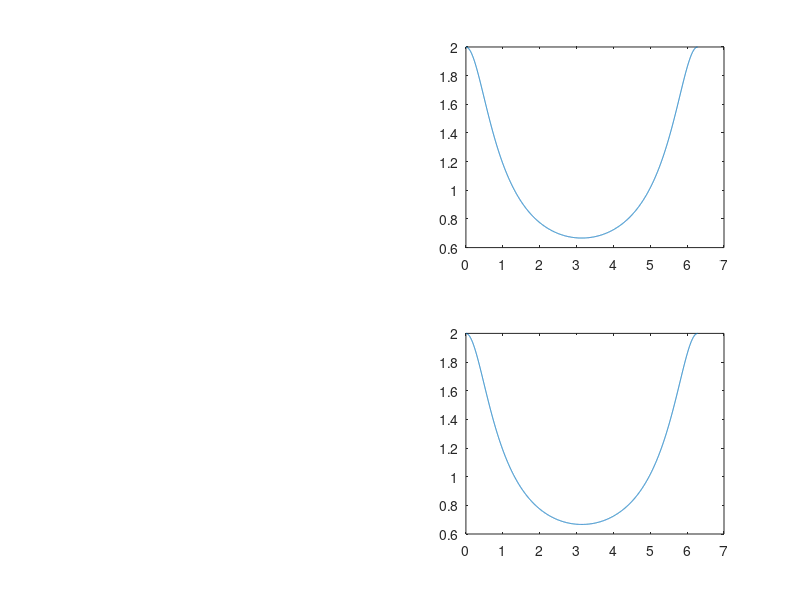

Here is the MATLAB script that generated this plot:
%% Z transform 3D plot
fft_size = 2^12;
N = 20; 
t = 0: 1: 20;
% x = ones(1, N);
x = 0.5 .^ t;
x_c = zeros(1, fft_size + 1);

w = linspace(0, 2 * pi, fft_size + 1);

z = exp(-1j*w);

for i = 1:N
    x_c = x_c + x(i) * z.^(i-1);
end

hold on
% subplot(1, 2, 1);
plot3(real(z), imag(z), abs(x_c))

subplot(2, 2, 2);
plot(w, abs(x_c))

subplot(2, 2, 4);
fft_x = abs(fft(x, fft_size + 1));
plot(w, fft_x)